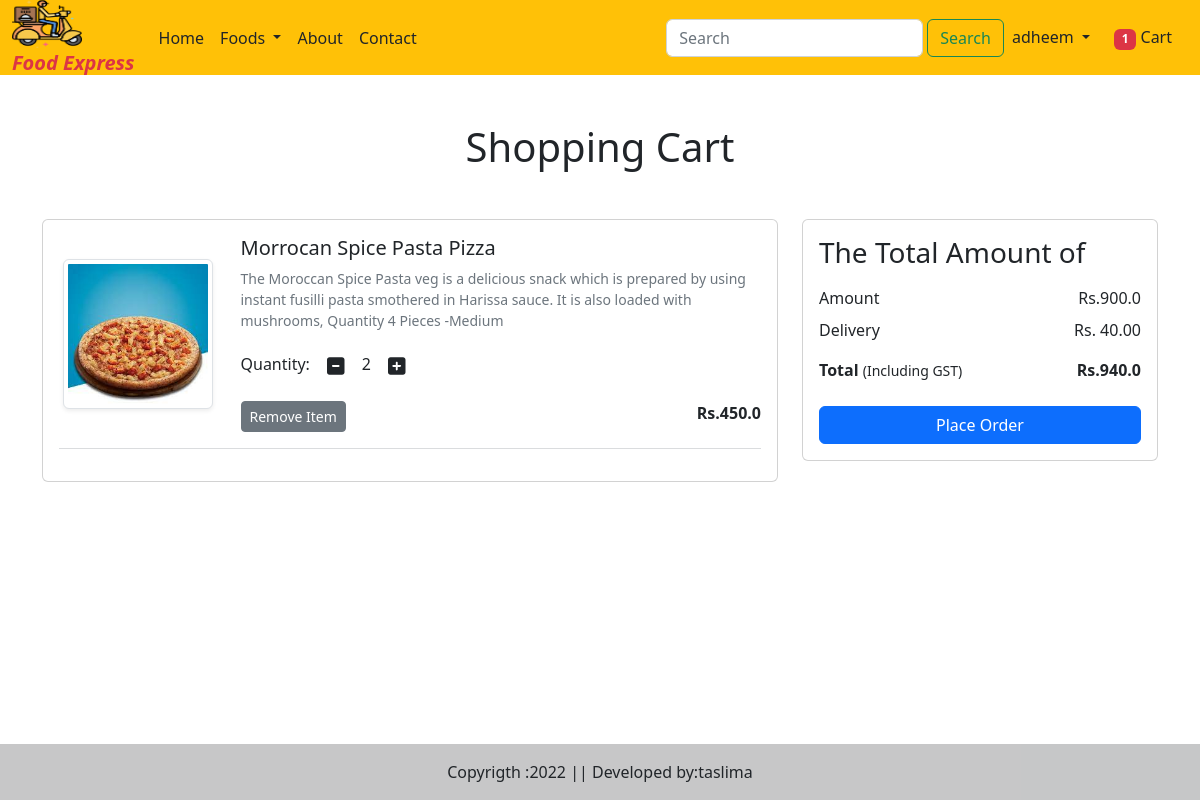
The app's page /cart/ (signed in), older data.
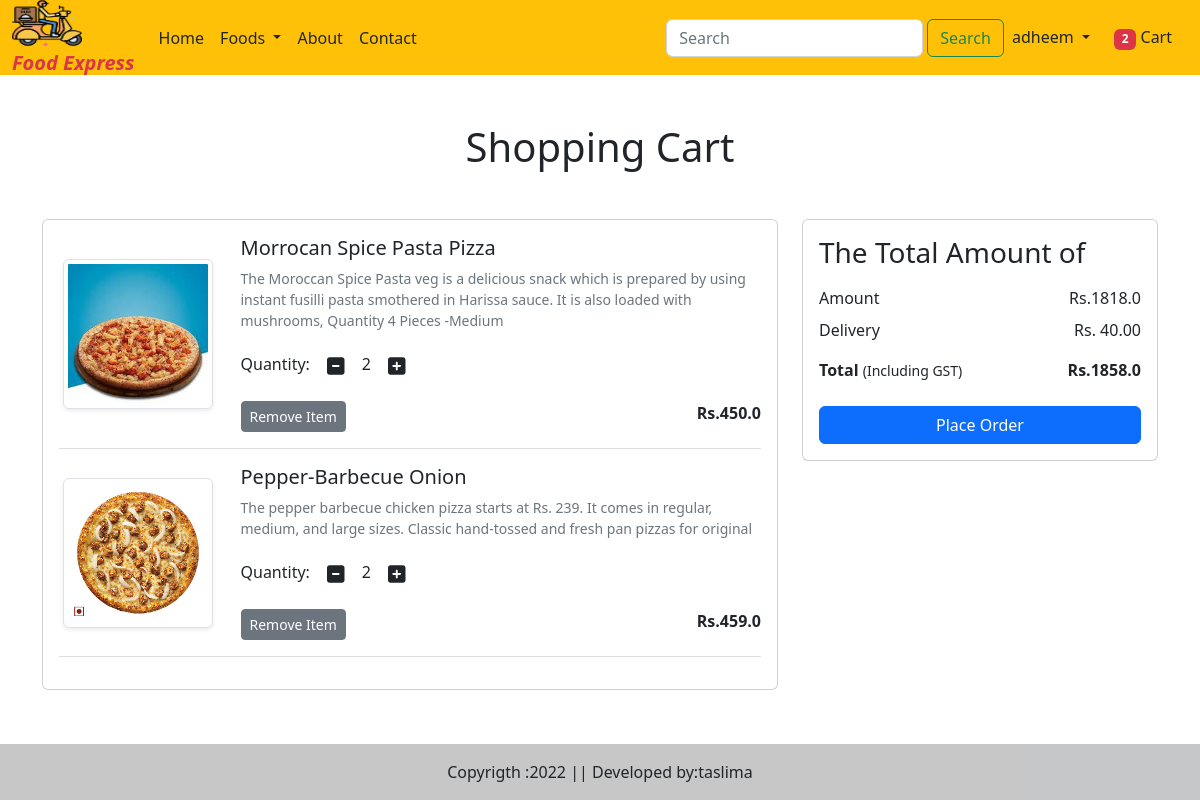
The same page, newer data.
### myapp/models.py (models this page shows, shortened)
class Cart(models.Model):
    user=models.ForeignKey(User,on_delete=models.CASCADE)
    product=models.ForeignKey(Food,on_delete=models.CASCADE)
    product_qty=models.IntegerField(null=False,blank=False,default=1)

class Food(models.Model):
    CATEGORY_CHOICES=(
        ('bi','Biriyani'),
        ('pz','Pizza'),
        ('br','Burger'),
        ('sh','Shawarma'),
        ('ch','Chicken'),
        ('pr','Paratha'),
        ('sw','Sandwich'),
        ('ds','Dosa'),
        ('fr','Fried Rice'),
        ('nd','Noodles'),
        ('md','Mandhi'),
    )
    name=models.CharField(max_length=50)
    category=models.CharField(choices=CATEGORY_CHOICES,max_length=2)
    description=models.TextField()
    active=models.BooleanField()
    price=models.FloatField()
    discount_price=models.FloatField()
    is_veg=models.BooleanField()
    food_image=models.ImageField(upload_to='Dishes')

### myapp/views.py (the view)
# urls.py: path('cart/',views.show_cart,name='cart'),
@login_required(login_url='login')
def show_cart(request):
   user=request.user
   cart=Cart.objects.filter(user=user)
   if request.user.is_authenticated:
        totalitem=len(Cart.objects.filter(user=request.user))
   print(user)
   amount=0
   for p in cart:
       value = p.product_qty * p.product.discount_price
       amount= amount + value
       totalamount= amount + 40
   return render(request,'addtocart.html',locals())

### myapp/templates/addtocart.html (shortened to what this page needs)
{% extends 'base.html' %}
{% load static %}
{% block main-content %}
<div class="container my-5">
    <div class="row">
        {% if cart %}
        {% if not order_placed %}
        <h1 class="text-center mb-5">Shopping Cart</h1>
        <div class="col-sm-8">
            <div class="card">
                <div class="card-body">
                    {% for item in cart %}
                    <div class="row">
                        <div class="col-sm-3 text-center align-self-center">
                            <img src="{{item.product.food_image.url }}"  class="img-fluid img-thumbnail shadow-sm" height="150" width="150">
                        </div>
                        <div class="col-sm-9">
                            <div>
                <h5>{{item.product.name}}</h5>
                <p class="mb-2 text-muted small">{{item.product.description}}</p>
                <div class="my-3">
                    <label for="quantity">Quantity:</label>
                    <a class="minus-cart btn" pid="{{item.product.id}}">
                        <i class="fas fa-minus-square fa-lg"></i>
                    </a>
                    <span id="product_qty">{{item.product_qty}}</span>
                    <a  class="plus-cart btn" pid="{{item.product.id}}">
                        <i class="fas fa-plus-square fa-lg"></i>
                    </a>
                </div>
                    <div class="d-flex justify-content-between">
                        <a href="{% url 'removeitem' item.product.id %}" class="remove-card btn btn-sm btn-secondary mr-3" pid={{item.product.id}}>Remove Item</a>
                        <p class="mb-0">
                            <span><strong>Rs.{{item.product.discount_price}}</strong></span>
                        </p>
                    </div>
                </div>
                        </div>
                    </div>
                    <hr class="text-muted">
                    {% endfor %}
                    {% endif %}
                </div>
            </div>
        </div>
   <div class="col-sm-4">
    <div class="card">
        <div class="card-body">
            <h3>The Total Amount of</h3>
            <ul class="list-group">
                <li class="list-group-item d-flex justify-content-between align-items-center border-0 px-0 pb-0">Amount <span id="amount">Rs.{{amount}}</span></li>
                <li class="list-group-item d-flex justify-content-between align-items-center border-0 px-0">Delivery <span>Rs. 40.00</span></li>
                <li class="list-group-item d-flex justify-content-between align-items-center border-0 px-0 mb-3">
                    <div>
                        <strong>Total</strong>
                        <small>(Including GST)</small>
                    </div>
                    <span id="totalamount"><strong>Rs.{{totalamount}}</strong></span>
                </li>
            </ul>
            <div class="d-grid"><a href="{% url 'checkout' %}" class="btn btn-primary">Place Order</a></div>
        </div>
    </div>
   </div>
{% else %}
<h1 class="text-center mb-5">Cart is Empty</h1>
{% endif %}
</div>
</div>
{% endblock main-content %}

### myapp/templates/base.html (shortened to what this page needs)
<!DOCTYPE html>
{% load static %}
<html lang="en">
<head>
    <link href="https://cdn.jsdelivr.net/npm/bootstrap@5.2.3/dist/css/bootstrap.min.css" rel="stylesheet">
</head>
<body>
    <nav class="navbar navbar-expand-lg bg-warning ">
        <div class="container-fluid">
          <a class="navbar-brand" href="#">
            <img src="{% static '/images/logo.png' %}" width="70" height="50"><br>
           <span class="text-danger lh-1 fs-8 text fst-italic fw-bold" > Food Express</span>
          </a>
          <div class="collapse navbar-collapse" id="navbarSupportedContent">
            <ul class="navbar-nav me-auto mb-2 mb-lg-0">
              <li class="nav-item">
                <a class="nav-link text-dark active" aria-current="page" href="/">Home</a>
              </li>
              <li class="nav-item dropdown">
                <a class="nav-link dropdown-toggle text-dark" href="#" role="button" data-bs-toggle="dropdown" aria-expanded="false">
               Foods
                </a>
              </li>
              <li class="nav-item">
                <a class="nav-link text-dark" href="{% url 'about' %}">About</a>
              </li>
              <li class="nav-item">
                <a class="nav-link text-dark" href="{% url 'contact' %}">Contact</a>
              </li>
            </ul>
            <form class="d-flex" role="search" action="/search">
              <input class="form-control me-1" type="search" placeholder="Search" aria-label="Search" name="search">
              <button class="btn btn-outline-success" type="submit">Search</button>
            </form>
          </div>
          <ul class="navbar-nav me-auto mb-2 mb-lg-0">
            {% if request.user.is_authenticated %}
            <li class="nav-item dropdown">
              <a class="nav-link dropdown-toggle text-dark" id="profileDropdown" href="#" role="button" data-bs-toggle="dropdown" aria-expanded="false">
          {{request.user}}
              </a>
            </li> </li>
            <li class="nav-item mx-2">
              <a href="{% url 'cart'  %}" class="nav-link text-dark">
                <span class="badge bg-danger">
                {% if totalitem > 0 %}
                {{totalitem}}
                {% endif %}</span>
                Cart</a>
          {% endif %}
          </ul>
        </div>
      </nav>
 {% block main-content %}{% endblock main-content %}
 <br>
 <br>
 <footer  class="bg-light text-center text-lg-start fixed-bottom" >
  <div class="text-center p-3" style="background-color: rgba(0, 0, 0, 0.2);">
    Copyrigth :2022 || Developed by:taslima
  </div>
 </footer>
</body>
</html>

Row changes from the older to the newer data that the page shows:
added Cart: product.food_image (picture), product.name "Pepper-Barbecue Onion", product.description "The pepper barbecue chicken pizza starts at Rs. 239. It comes in regular, medium, and large sizes. Classic hand-tossed and fresh pan pizzas for original", product_qty "2", product.discount_price "459.0"
Text that changed along with them:
{{ totalitem }}: "1" → "2"
{{ amount }}: "900.0" → "1818.0"
{{ totalamount }}: "940.0" → "1858.0"
